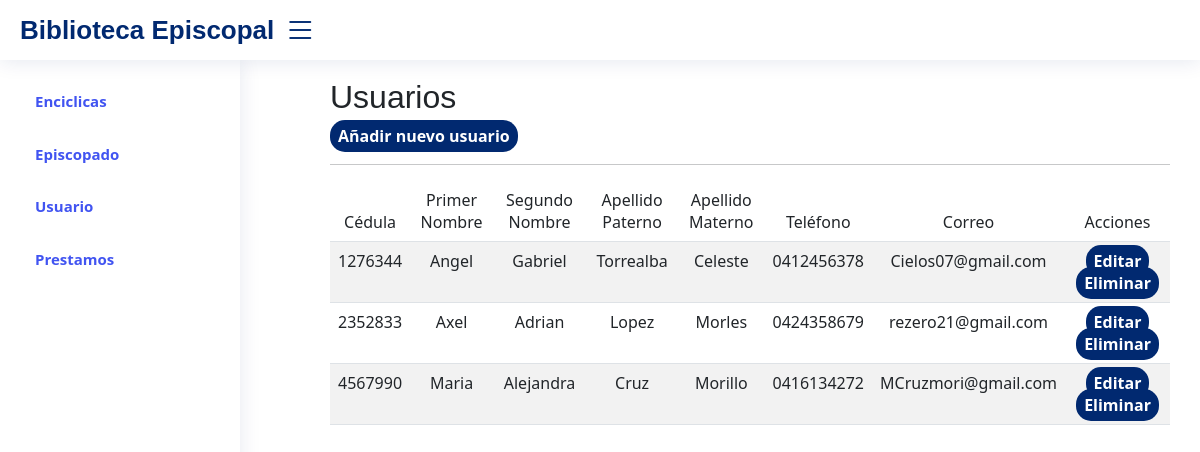
Screenshot of /Usuario.php with the database file from the repository.
### tables this page shows
CREATE TABLE `usuarios` (
  `CI` int(10) NOT NULL,
  `Primer_Nombre` varchar(100) NOT NULL,
  `Segundo_Nombre` varchar(100) NOT NULL,
  `ApellidoP` varchar(100) NOT NULL,
  `ApellidoM` varchar(100) NOT NULL,
  `Telefono` varchar(15) NOT NULL,
  `Correo` varchar(100) DEFAULT NULL
);

### Usuario.php (the view, shortened to what this page needs)
<?php
include("header.php");
include ("conexion_ep.php");
?>
<link rel="stylesheet" href="assets/css/listaEntradas.css">
<br>
<h2>Usuarios</h2>
<a href='nuevoUsuario.php' class='boton'>Añadir nuevo usuario</a>
<hr/>
<table class="table table-striped">
    <thead>
        <tr>
            <td class="text-center">
                Cédula
            </td>
            <td class="text-center">
                Primer Nombre
            </td>
            <td class="text-center">
                Segundo Nombre
            </td>
            <td class="text-center">
                Apellido Paterno
            </td>
            <td class="text-center">
                Apellido Materno
            </td>
            <td class="text-center">
                Teléfono
            </td>
            <td class="text-center">
                Correo
            </td>
            <td class="text-center">
                Acciones
            </td>
        </tr>
    </thead>
    <tbody>
<?php
$consultaSQL = "SELECT * FROM Usuarios";
$resultado = mysqli_query($conexion, $consultaSQL);
while($fila = mysqli_fetch_assoc($resultado)){
?>
        <tr class="filaConSombreado">
            <td class="text-center">
                <?php echo $fila["CI"]; ?>
            </td>
            <td class="text-center">
                <?php echo $fila["Primer_Nombre"]; ?>
            </td>
            <td class="text-center">
                <?php echo $fila["Segundo_Nombre"]; ?>
            </td>
            <td class="text-center">
                <?php echo $fila["ApellidoP"]; ?>
            </td>
            <td class="text-center">
                <?php echo $fila["ApellidoM"]; ?>
            </td>
            <td class="text-center">
                <?php echo $fila["Telefono"]; ?>
            </td>
            <td class="text-center">
                <?php echo $fila["Correo"]; ?>
            </td>
            <td class="text-center columnaSinEstilos">
                <a href=<?php echo "editarUsuario.php?ci=" . $fila["CI"] ?> class="boton">Editar</a>
                <a href=<?php echo "eliminarUsuario.php?ci=" . $fila["CI"] ?> class="boton">Eliminar</a>
            </td>
        </tr>
<?php
}
?>
    </tbody>
</table>
<?php
include('footer.php');
?>

### assets/css/style.css (style rules this page uses)
:root { scroll-behavior: smooth; }
body { font-family: "Open Sans", sans-serif; background: #f6f9ff; color: #444444; }
a { color: #4154f1; text-decoration: none; }
h1, h2, h3, h4, h5, h6 { font-family: "Nunito", sans-serif; }

### rows the page displays
usuarios: CI "1276344", Primer_Nombre "Angel", Segundo_Nombre "Gabriel", ApellidoP "Torrealba", ApellidoM "Celeste", Telefono "0412456378", Correo "Cielos07@gmail.com"
usuarios: CI "2352833", Primer_Nombre "Axel", Segundo_Nombre "Adrian", ApellidoP "Lopez", ApellidoM "Morles", Telefono "0424358679", Correo "rezero21@gmail.com"
usuarios: CI "4567990", Primer_Nombre "Maria", Segundo_Nombre "Alejandra", ApellidoP "Cruz", ApellidoM "Morillo", Telefono "0416134272", Correo "MCruzmori@gmail.com"
